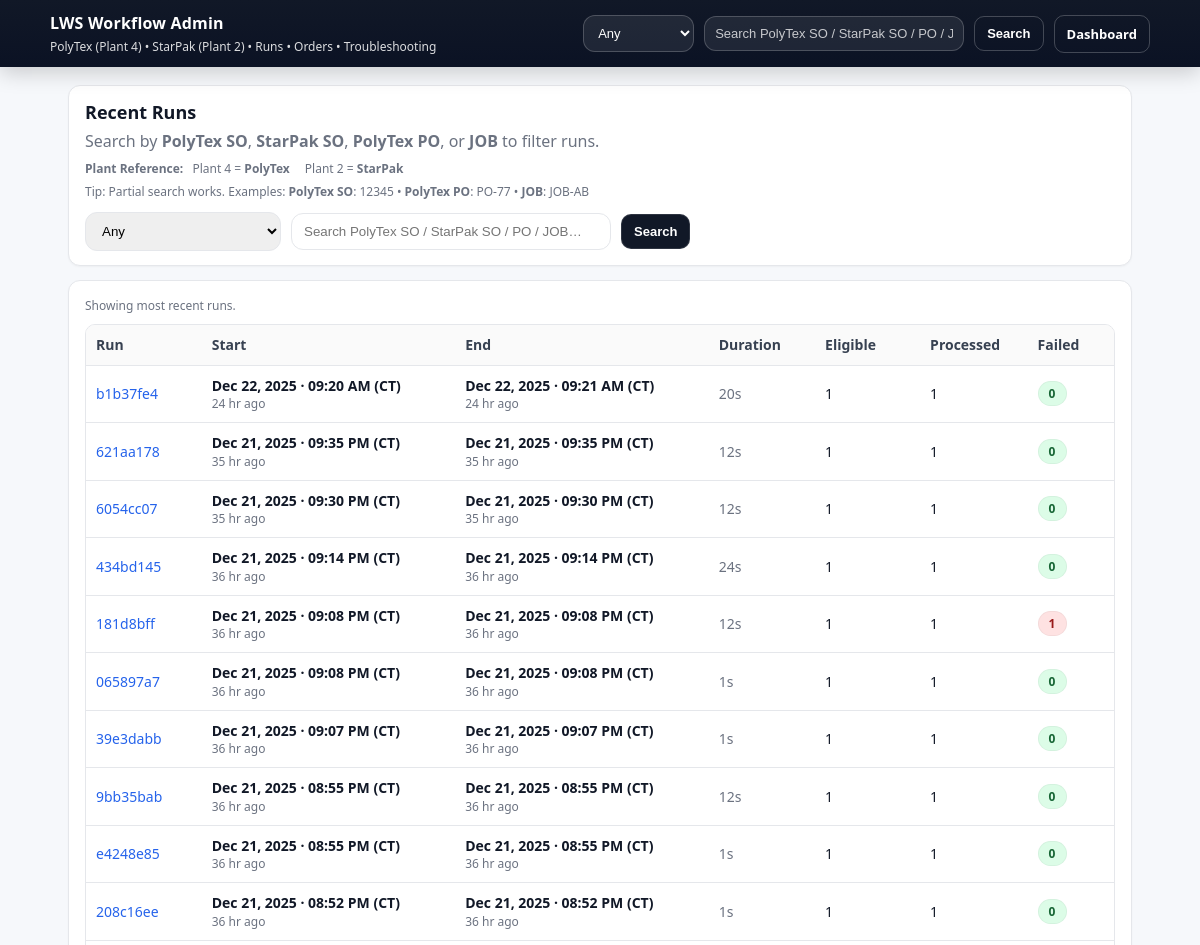
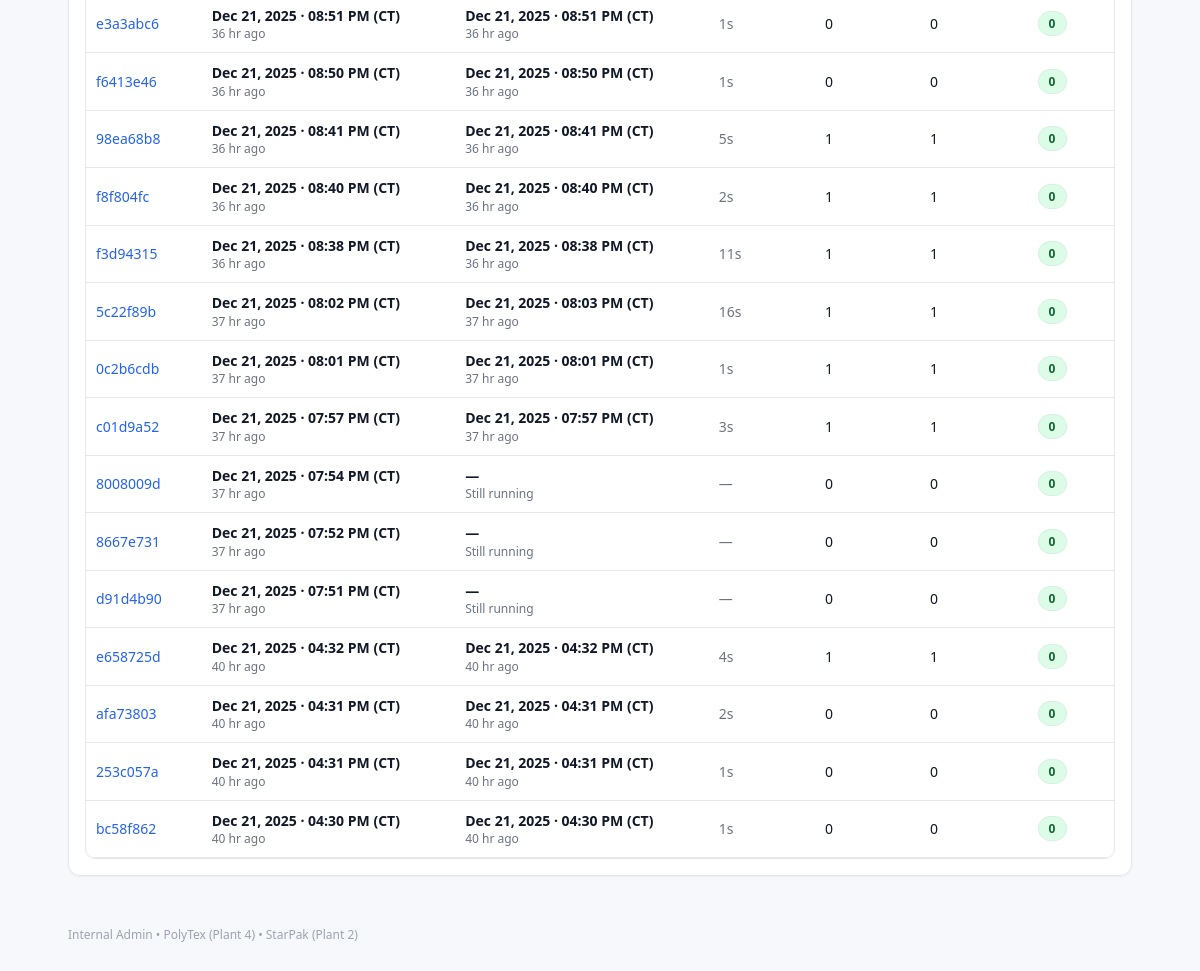
The page / on the database its author committed (2 pictures, top to bottom).
### tables this page shows
CREATE TABLE workflow_runs (
        run_id TEXT PRIMARY KEY,
        start_ts TEXT,
        end_ts TEXT,
        env TEXT,
        eligible_count INTEGER,
        processed_count INTEGER,
        failed_count INTEGER,
        log_file_path TEXT
    , "held_count" INTEGER);

### admin.py (the view, shortened to what this page needs)
@app.route("/")
def dashboard():
    q = (request.args.get("q") or "").strip()
    mode = (request.args.get("mode") or "any").strip().lower()
    conn = db()
    if not q:
        runs = conn.execute(
            "SELECT * FROM workflow_runs ORDER BY start_ts DESC LIMIT 25"
        ).fetchall()
        match_count = None
    conn.close()
    return render_template(
        "dashboard.html",
        runs=runs,
        q=q,
        mode=mode,
        match_count=match_count,
        db_path=STATE_DB_PATH,
    )

### admin.py (called while the page is built)
def db():
    return state_conn()

def _to_dt_utc(value):
    if value is None:
        return None
    if isinstance(value, datetime):
        dt = value
    else:
        s = str(value).strip()
        dt = datetime.fromisoformat(s.replace("Z", "+00:00"))
    if dt.tzinfo is None:
        dt = dt.replace(tzinfo=timezone.utc)
    return dt.astimezone(timezone.utc)

def format_ct(value, fmt="%b %d, %Y · %I:%M %p"):
    dt_utc = _to_dt_utc(value)
    if not dt_utc:
        return ""
    return dt_utc.astimezone(CT).strftime(fmt)

def _parse_ts(value):
    if not value:
        return None
    try:
        return datetime.fromisoformat(str(value))
    except Exception:
        return None

@app.template_filter("duration_s")
def duration_s(start_ts, end_ts):
    s = _parse_ts(start_ts)
    e = _parse_ts(end_ts)
    if not s or not e:
        return None
    try:
        return int((e - s).total_seconds())
    except Exception:
        return None

### db.py (called while the page is built)
def state_conn() -> sqlite3.Connection:
    conn = sqlite3.connect(STATE_DB_PATH)
    conn.row_factory = sqlite3.Row
    return conn

### templates/dashboard.html (shortened to what this page needs)
{% extends "base.html" %}
{% block content %}
<div class="card" style="padding:14px 16px;">
  <div class="cardHeader" style="margin-bottom:0;">
    <div>
      <h2 style="margin:0;">Recent Runs</h2>
      <p class="muted" style="margin:6px 0 0;">
        Search by <b>PolyTex SO</b>, <b>StarPak SO</b>, <b>PolyTex PO</b>, or <b>JOB</b> to filter runs.
      </p>
      <div class="muted small" style="margin-top:8px;">
        <b>Plant Reference:</b>
        <span style="margin-left:6px;">Plant 4 = <b>PolyTex</b></span>
        <span style="margin-left:12px;">Plant 2 = <b>StarPak</b></span>
      </div>
      <div class="muted small" style="margin-top:6px;">
        Tip: Partial search works. Examples:
        <b>PolyTex SO</b>: 12345 • <b>PolyTex PO</b>: PO-77 • <b>JOB</b>: JOB-AB
      </div>
    </div>
    <form method="get" action="/" style="display:flex; gap:10px; align-items:center; flex-wrap:wrap;">
      <select name="mode" class="select" style="border:1px solid var(--border); border-radius:12px; padding:10px 12px;">
        <option value="any" {% if mode=="any" %}selected{% endif %}>Any</option>
      </select>
      <input
        class="input"
        type="text"
        name="q"
        value="{{ q or '' }}"
        placeholder="Search PolyTex SO / StarPak SO / PO / JOB…"
        autocomplete="off"
        style="border:1px solid var(--border); border-radius:12px; padding:10px 12px; min-width:320px;"
      />
      <button class="btn" type="submit">Search</button>
    </form>
  </div>
</div>
<div class="card">
  <div class="cardHeader">
    <div class="muted small">
      {% if q %}
        Showing runs that include orders matching: <b>{{ q }}</b>
      {% else %}
        Showing most recent runs.
      {% endif %}
    </div>
  </div>
  <div class="tableWrap">
    <table>
      <thead>
        <tr>
          <th style="width:120px;">Run</th>
          <th style="width:260px;">Start</th>
          <th style="width:260px;">End</th>
          <th style="width:110px;">Duration</th>
          <th style="width:110px;">Eligible</th>
          <th style="width:110px;">Processed</th>
          <th style="width:90px;">Failed</th>
        </tr>
      </thead>
      <tbody>
        {% if runs and runs|length > 0 %}
          {% for r in runs %}
          <tr>
            <td><a href="/run/{{ r.run_id }}">{{ r.run_id[:8] }}</a></td>
            <td class="dtCell">
              <div class="dtMain" data-iso="{{ r.start_ts }}">{{ r.start_ts|ct }} (CT)</div>
              <div class="dtSub muted small rel"></div>
            </td>
            <td class="dtCell">
              {% if r.end_ts %}
                <div class="dtMain" data-iso="{{ r.end_ts }}">{{ r.end_ts|ct }} (CT)</div>
                <div class="dtSub muted small rel"></div>
              {% else %}
                <div class="dtMain muted">—</div>
                <div class="dtSub muted small">Still running</div>
              {% endif %}
            </td>
            <td class="muted">
              {% set d = (r.start_ts|duration_s(r.end_ts)) %}
              {% if d is not none %}{{ d }}s{% else %}—{% endif %}
            </td>
            <td>{{ r.eligible_count }}</td>
            <td>{{ r.processed_count }}</td>
            <td>
              {% if r.failed_count|int > 0 %}
                <span class="pill bad">{{ r.failed_count }}</span>
              {% else %}
                <span class="pill ok">0</span>
              {% endif %}
            </td>
          </tr>
          {% endfor %}
        {% else %}
          <tr>
            <td colspan="7" class="muted" style="padding:16px;">
              No runs found for that search.
            </td>
          </tr>
        {% endif %}
      </tbody>
    </table>
  </div>
</div>
{% endblock %}

### templates/base.html (shortened to what this page needs)
<!doctype html>
<html lang="en">
<head>
</head>
<body>
<header>
  <div class="headerRow">
    <div class="headerLeft">
      <h1>LWS Workflow Admin</h1>
      <div class="subTitle">PolyTex (Plant 4) • StarPak (Plant 2) • Runs • Orders • Troubleshooting</div>
    </div>
    <div class="headerRight">
      <form class="gSearch" method="get" action="/">
        <select class="gSelect" name="mode" title="Search type">
          <option value="any">Any</option>
        </select>
        <input class="gInput" type="text" name="q" placeholder="Search PolyTex SO / StarPak SO / PO / JOB…" />
        <button class="btn btn-ghost" type="submit">Search</button>
      </form>
      <a class="btn btn-ghost" href="/">Dashboard</a>
    </div>
  </div>
</header>
<div class="wrap">
  {% block content %}{% endblock %}
</div>
<footer>
  <div>Internal Admin • PolyTex (Plant 4) • StarPak (Plant 2)</div>
</footer>
</body>
</html>

### templates/base.html (style rules this page uses)
:root { --bg:#f6f8fb; --card:#ffffff; --text:#111827; --muted:#6b7280; --ok:#0f766e; --bad:#b00020; --warn:#b45309; --border:#e5e7eb; --brand:#111827; --brand2:#0b1224; --link:#2563eb; --shadow: 0 1px 2px rgba(0,0,0,.04); --radius: 12px; }
* { box-sizing:border-box; }
body { margin:0; font-family: "Segoe UI", Arial, sans-serif; background:var(--bg); color:var(--text); }
header { background: linear-gradient(180deg, var(--brand), var(--brand2)); color:#fff; padding:12px 22px; position: sticky; top: 0; z-index: 10; box-shadow: 0 6px 20px rgba(0,0,0,.18); }
.headerRow { max-width:1100px; margin:0 auto; display:flex; align-items:center; justify-content:space-between; gap:14px; flex-wrap:wrap; }
.headerLeft { display:flex; flex-direction:column; gap:4px; min-width: 240px; }
header h1 { margin:0; font-size:16px; font-weight:800; letter-spacing:.2px; }
.subTitle { font-size:12px; opacity:.85; }
.headerRight { display:flex; align-items:center; gap:10px; flex-wrap:wrap; justify-content:flex-end; flex: 1; }
.wrap { max-width:1100px; margin:0 auto; padding:18px; }
.card { background:var(--card); border:1px solid var(--border); border-radius:var(--radius); padding:16px; box-shadow: var(--shadow); margin-bottom:14px; }
.cardHeader { display:flex; justify-content:space-between; align-items:flex-start; gap:12px; flex-wrap:wrap; margin-bottom:10px; }
h2 { font-size:18px; margin:0; }
.muted { color:var(--muted); }
.small { font-size:12px; }
a { color:var(--link); text-decoration:none; }
.btn { display:inline-flex; align-items:center; justify-content:center; gap:8px; padding:9px 12px; border-radius:10px; background:var(--brand); color:#fff; font-size:13px; font-weight:700; border:1px solid rgba(255,255,255,.12); cursor:pointer; text-decoration:none; white-space:nowrap; }
.btn-ghost { background:transparent; color:#fff; border:1px solid rgba(255,255,255,.22); }
.pill { display:inline-block; padding:4px 10px; border-radius:999px; font-size:12px; font-weight:800; letter-spacing:.2px; border:1px solid rgba(0,0,0,.04); }
.ok { background:#dcfce7; color:#166534; }
.bad { background:#fee2e2; color:#991b1b; }
.tableWrap { width:100%; overflow:auto; border-radius: 10px; border:1px solid var(--border); }
table { width:100%; border-collapse:collapse; min-width: 860px; }
th, td { text-align:left; padding:11px 10px; border-bottom:1px solid var(--border); font-size:14px; vertical-align:middle; line-height:1.25; }
th { font-weight:900; color:#374151; background:#fafafa; position: sticky; top: 0; z-index: 1; }
.gSearch { display:flex; align-items:center; gap:10px; flex-wrap:wrap; justify-content:flex-end; }
.gInput, .gSelect { border:1px solid rgba(255,255,255,.20); border-radius:12px; padding:9px 10px; font-size:13px; background: rgba(255,255,255,.08); color:#fff; outline:none; }
.gInput { min-width: 260px; }
.gInput::placeholder { color: rgba(255,255,255,.75); }
.gSelect option { color:#111827; }
.dtCell { white-space:nowrap; }
.dtMain { font-weight:800; color:#111827; }
.dtSub { margin-top:2px; }
footer { max-width:1100px; margin: 18px auto 28px; padding: 0 18px; color:#9ca3af; font-size:12px; }

### rows shown on the page
workflow_runs: run_id "b1b37fe4", start_ts|ct "Dec 22, 2025 · 09:20 AM", end_ts|ct "Dec 22, 2025 · 09:21 AM", d "20", eligible_count "1", processed_count "1", failed_count "0"
workflow_runs: run_id "621aa178", start_ts|ct "Dec 21, 2025 · 09:35 PM", end_ts|ct "Dec 21, 2025 · 09:35 PM", d "12", eligible_count "1", processed_count "1", failed_count "0"
workflow_runs: run_id "6054cc07", start_ts|ct "Dec 21, 2025 · 09:30 PM", end_ts|ct "Dec 21, 2025 · 09:30 PM", d "12", eligible_count "1", processed_count "1", failed_count "0"
workflow_runs: run_id "434bd145", start_ts|ct "Dec 21, 2025 · 09:14 PM", end_ts|ct "Dec 21, 2025 · 09:14 PM", d "24", eligible_count "1", processed_count "1", failed_count "0"
workflow_runs: run_id "181d8bff", start_ts|ct "Dec 21, 2025 · 09:08 PM", end_ts|ct "Dec 21, 2025 · 09:08 PM", d "12", eligible_count "1", processed_count "1", failed_count "1"
workflow_runs: run_id "065897a7", start_ts|ct "Dec 21, 2025 · 09:08 PM", end_ts|ct "Dec 21, 2025 · 09:08 PM", d "1", eligible_count "1", processed_count "1", failed_count "0"
workflow_runs: run_id "39e3dabb", start_ts|ct "Dec 21, 2025 · 09:07 PM", end_ts|ct "Dec 21, 2025 · 09:07 PM", d "1", eligible_count "1", processed_count "1", failed_count "0"
workflow_runs: run_id "9bb35bab", start_ts|ct "Dec 21, 2025 · 08:55 PM", end_ts|ct "Dec 21, 2025 · 08:55 PM", d "12", eligible_count "1", processed_count "1", failed_count "0"
workflow_runs: run_id "e4248e85", start_ts|ct "Dec 21, 2025 · 08:55 PM", end_ts|ct "Dec 21, 2025 · 08:55 PM", d "1", eligible_count "1", processed_count "1", failed_count "0"
workflow_runs: run_id "208c16ee", start_ts|ct "Dec 21, 2025 · 08:52 PM", end_ts|ct "Dec 21, 2025 · 08:52 PM", d "1", eligible_count "1", processed_count "1", failed_count "0"
workflow_runs: run_id "e3a3abc6", start_ts|ct "Dec 21, 2025 · 08:51 PM", end_ts|ct "Dec 21, 2025 · 08:51 PM", d "1", eligible_count "0", processed_count "0", failed_count "0"
workflow_runs: run_id "f6413e46", start_ts|ct "Dec 21, 2025 · 08:50 PM", end_ts|ct "Dec 21, 2025 · 08:50 PM", d "1", eligible_count "0", processed_count "0", failed_count "0"
workflow_runs: run_id "98ea68b8", start_ts|ct "Dec 21, 2025 · 08:41 PM", end_ts|ct "Dec 21, 2025 · 08:41 PM", d "5", eligible_count "1", processed_count "1", failed_count "0"
workflow_runs: run_id "f8f804fc", start_ts|ct "Dec 21, 2025 · 08:40 PM", end_ts|ct "Dec 21, 2025 · 08:40 PM", d "2", eligible_count "1", processed_count "1", failed_count "0"
workflow_runs: run_id "f3d94315", start_ts|ct "Dec 21, 2025 · 08:38 PM", end_ts|ct "Dec 21, 2025 · 08:38 PM", d "11", eligible_count "1", processed_count "1", failed_count "0"
workflow_runs: run_id "5c22f89b", start_ts|ct "Dec 21, 2025 · 08:02 PM", end_ts|ct "Dec 21, 2025 · 08:03 PM", d "16", eligible_count "1", processed_count "1", failed_count "0"
workflow_runs: run_id "0c2b6cdb", start_ts|ct "Dec 21, 2025 · 08:01 PM", end_ts|ct "Dec 21, 2025 · 08:01 PM", d "1", eligible_count "1", processed_count "1", failed_count "0"
workflow_runs: run_id "c01d9a52", start_ts|ct "Dec 21, 2025 · 07:57 PM", end_ts|ct "Dec 21, 2025 · 07:57 PM", d "3", eligible_count "1", processed_count "1", failed_count "0"
workflow_runs: run_id "8008009d", start_ts|ct "Dec 21, 2025 · 07:54 PM", shows "Still running", eligible_count "0", processed_count "0", failed_count "0"
workflow_runs: run_id "8667e731", start_ts|ct "Dec 21, 2025 · 07:52 PM", shows "Still running", eligible_count "0", processed_count "0", failed_count "0"
workflow_runs: run_id "d91d4b90", start_ts|ct "Dec 21, 2025 · 07:51 PM", shows "Still running", eligible_count "0", processed_count "0", failed_count "0"
workflow_runs: run_id "e658725d", start_ts|ct "Dec 21, 2025 · 04:32 PM", end_ts|ct "Dec 21, 2025 · 04:32 PM", d "4", eligible_count "1", processed_count "1", failed_count "0"
workflow_runs: run_id "afa73803", start_ts|ct "Dec 21, 2025 · 04:31 PM", end_ts|ct "Dec 21, 2025 · 04:31 PM", d "2", eligible_count "0", processed_count "0", failed_count "0"
workflow_runs: run_id "253c057a", start_ts|ct "Dec 21, 2025 · 04:31 PM", end_ts|ct "Dec 21, 2025 · 04:31 PM", d "1", eligible_count "0", processed_count "0", failed_count "0"
workflow_runs: run_id "bc58f862", start_ts|ct "Dec 21, 2025 · 04:30 PM", end_ts|ct "Dec 21, 2025 · 04:30 PM", d "1", eligible_count "0", processed_count "0", failed_count "0"
